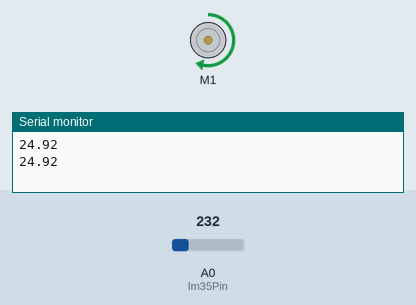
A sketch run on a simulated Arduino Uno, built with avr-gcc and run on an emulated ATmega328P. On the bench: DC motor (green arrow = forward, orange = backward, longer = faster), the last lines printed to the serial monitor. The inputs (shaded band) are chosen by the test bench; at power-on: A0 (lm35Pin) = 232.

Above: at 1.8 s.
1.9 s: A0 (lm35Pin) set to 311
3.4 s: A0 (lm35Pin) set to 340
At 5.2 s:
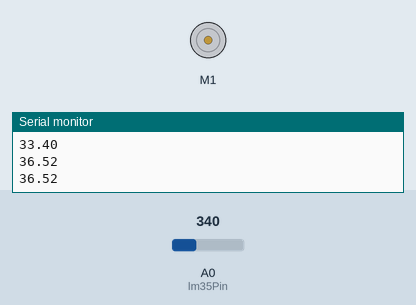
5.5 s: A0 (lm35Pin) set to 290
At 6.8 s:
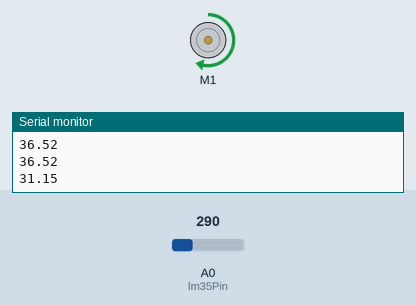
7.5 s: A0 (lm35Pin) set to 336
At 8.4 s:
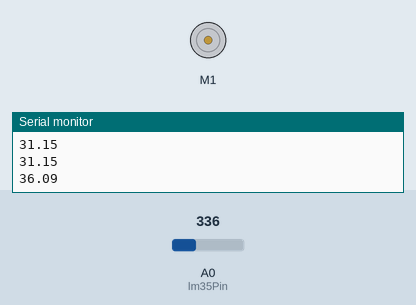
Timing chart, 0 to 10.5 s (numbered marks = the images above; inputs shaded):
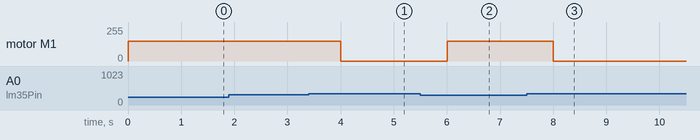

The sketch:

sketch_apr21a.ino
```cpp
#include <AFMotor.h>

AF_DCMotor motor(1);
float temperature;
int reading;
int lm35Pin = A0;

void setup() {
  Serial.begin(9600);
  analogReference(INTERNAL);
  motor.setSpeed(150);
}

void loop() {
  reading = analogRead(lm35Pin);
  temperature = reading / 9.31;
  Serial.println(temperature);
  if (temperature < 35){
    GO_FORWARD();
  }else{
    RELEASE_ALL();
  }
  delay(1000);
}

void GO_FORWARD() {
  motor.run(FORWARD);
  motor.run(FORWARD);
}
//void TURN_LEFT() {
//  motor_R.run(FORWARD);
//  motor_L.run(BACKWARD);
//}
//void TURN_RIGHT() {
//  motor_R.run(BACKWARD);
//  motor_L.run(FORWARD);
//}
//void GO_BACK() {
//  motor_R.run(BACKWARD);
//  motor_L.run(BACKWARD);
//}
void RELEASE_ALL() {
  motor.run(RELEASE);
  motor.run(RELEASE);
}
```

Measured:
- the behaviour switches between 325 and 326 on A0 (lm35Pin) (found by bisection; images 0 and 1)
- after the input at 3.4 s, motor M1: forward 150/255 → stopped after 0.60 s
- after the input at 5.5 s, motor M1: stopped → forward 150/255 after 0.51 s
- after the input at 7.5 s, motor M1: forward 150/255 → stopped after 0.51 s
